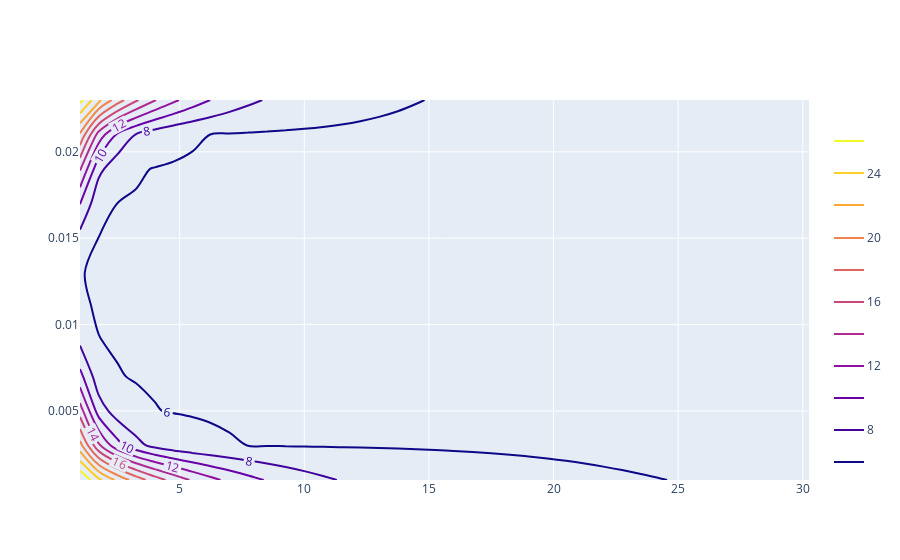

Write notebook code for a chart like this one.
### Code cell
import plotly.graph_objects as go



fig = go.Figure(data=go.Contour(
	x=x, y=y, z=z,
	contours=dict(
		coloring='lines',
		showlabels=True,),
    line_width=2
))

fig.show()

# x -> Value of the cost function
# y -> Learning rates
# z -> The value of the cost function at a given learning rate alpha

### Figure 1 — Plotly figure (JSON) as saved in the notebook; plotly's stock layout.template omitted (floating-point values rounded to 4 significant figures; data arrays with more than 128 entries replaced by an {"elided": "..."} marker saying what was removed)
{"data": [{"contours": {"coloring": "lines", "showlabels": true}, "line": {"width": 2}, "type": "contour", "x": [1, 1.75, 2.5, 3.25, 4, 4.75, 5.5, 6.25, 7, 7.75, 8.5, 9.25, 10, 10.75, 11.5, 12.25, 13, 13.75, 14.5, 15.25, 16, 16.75, 17.5, 18.25, 19, 19.75, 20.5, 21.25, 22, 22.75, 23.5, 24.25, 25, 25.75, 26.5, 27.25, 28, 28.75, 29.5, 30.25], "y": [0.001, 0.003, 0.005, 0.007, 0.009, 0.011, 0.013, 0.015, 0.017, 0.019, 0.021, 0.023], "z": {"elided": "12x40 float values"}}], "layout": {}}
